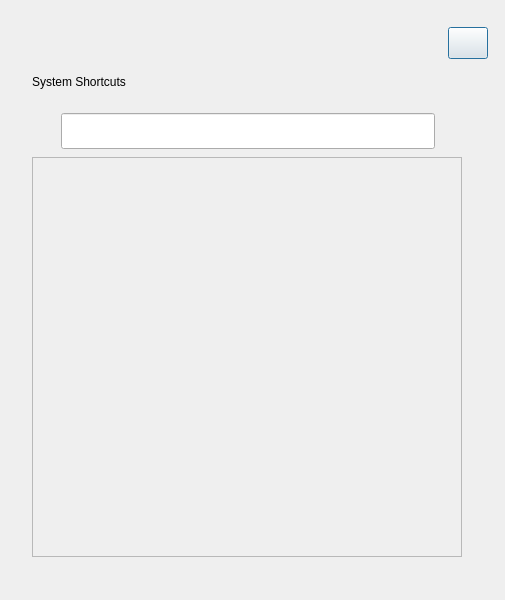
<?xml version="1.0" encoding="UTF-8"?>
<ui version="4.0">
 <class>ShowAllShortcut</class>
 <widget class="QDialog" name="ShowAllShortcut">
  <property name="geometry">
   <rect>
    <x>0</x>
    <y>0</y>
    <width>505</width>
    <height>600</height>
   </rect>
  </property>
  <property name="sizePolicy">
   <sizepolicy hsizetype="Minimum" vsizetype="Minimum">
    <horstretch>0</horstretch>
    <verstretch>0</verstretch>
   </sizepolicy>
  </property>
  <property name="minimumSize">
   <size>
    <width>505</width>
    <height>600</height>
   </size>
  </property>
  <property name="maximumSize">
   <size>
    <width>505</width>
    <height>600</height>
   </size>
  </property>
  <property name="windowTitle">
   <string>Dialog</string>
  </property>
  <layout class="QVBoxLayout" name="verticalLayout_2">
   <property name="spacing">
    <number>0</number>
   </property>
   <property name="leftMargin">
    <number>0</number>
   </property>
   <property name="topMargin">
    <number>0</number>
   </property>
   <property name="rightMargin">
    <number>0</number>
   </property>
   <property name="bottomMargin">
    <number>0</number>
   </property>
   <item>
    <widget class="QFrame" name="frame">
     <property name="sizePolicy">
      <sizepolicy hsizetype="Minimum" vsizetype="Minimum">
       <horstretch>0</horstretch>
       <verstretch>0</verstretch>
      </sizepolicy>
     </property>
     <property name="maximumSize">
      <size>
       <width>16777215</width>
       <height>600</height>
      </size>
     </property>
     <property name="frameShape">
      <enum>QFrame::NoFrame</enum>
     </property>
     <property name="frameShadow">
      <enum>QFrame::Raised</enum>
     </property>
     <layout class="QVBoxLayout" name="verticalLayout_3">
      <property name="spacing">
       <number>0</number>
      </property>
      <property name="leftMargin">
       <number>0</number>
      </property>
      <property name="topMargin">
       <number>9</number>
      </property>
      <property name="rightMargin">
       <number>9</number>
      </property>
      <property name="bottomMargin">
       <number>0</number>
      </property>
      <item>
       <layout class="QVBoxLayout" name="verticalLayout">
        <property name="spacing">
         <number>0</number>
        </property>
        <property name="bottomMargin">
         <number>0</number>
        </property>
        <item>
         <layout class="QHBoxLayout" name="horizontalLayout">
          <property name="spacing">
           <number>0</number>
          </property>
          <property name="topMargin">
           <number>8</number>
          </property>
          <property name="rightMargin">
           <number>8</number>
          </property>
          <item>
           <spacer name="horizontalSpacer">
            <property name="orientation">
             <enum>Qt::Horizontal</enum>
            </property>
            <property name="sizeHint" stdset="0">
             <size>
              <width>40</width>
              <height>20</height>
             </size>
            </property>
           </spacer>
          </item>
          <item>
           <widget class="QPushButton" name="closeBtn">
            <property name="minimumSize">
             <size>
              <width>32</width>
              <height>32</height>
             </size>
            </property>
            <property name="maximumSize">
             <size>
              <width>48</width>
              <height>32</height>
             </size>
            </property>
            <property name="text">
             <string/>
            </property>
           </widget>
          </item>
         </layout>
        </item>
        <item>
         <layout class="QVBoxLayout" name="verticalLayout_4">
          <property name="spacing">
           <number>8</number>
          </property>
          <property name="leftMargin">
           <number>32</number>
          </property>
          <property name="topMargin">
           <number>16</number>
          </property>
          <property name="rightMargin">
           <number>32</number>
          </property>
          <property name="bottomMargin">
           <number>32</number>
          </property>
          <item>
           <widget class="QLabel" name="titleLabel">
            <property name="sizePolicy">
             <sizepolicy hsizetype="Fixed" vsizetype="Fixed">
              <horstretch>0</horstretch>
              <verstretch>0</verstretch>
             </sizepolicy>
            </property>
            <property name="text">
             <string>System Shortcuts</string>
            </property>
           </widget>
          </item>
          <item>
           <spacer name="verticalSpacer">
            <property name="orientation">
             <enum>Qt::Vertical</enum>
            </property>
            <property name="sizeType">
             <enum>QSizePolicy::Fixed</enum>
            </property>
            <property name="sizeHint" stdset="0">
             <size>
              <width>20</width>
              <height>16</height>
             </size>
            </property>
           </spacer>
          </item>
          <item alignment="Qt::AlignHCenter">
           <widget class="QLineEdit" name="searchLineEdit">
            <property name="minimumSize">
             <size>
              <width>374</width>
              <height>36</height>
             </size>
            </property>
            <property name="maximumSize">
             <size>
              <width>374</width>
              <height>36</height>
             </size>
            </property>
           </widget>
          </item>
          <item>
           <widget class="QScrollArea" name="scrollArea">
            <property name="sizePolicy">
             <sizepolicy hsizetype="Minimum" vsizetype="Minimum">
              <horstretch>0</horstretch>
              <verstretch>0</verstretch>
             </sizepolicy>
            </property>
            <property name="minimumSize">
             <size>
              <width>430</width>
              <height>400</height>
             </size>
            </property>
            <property name="maximumSize">
             <size>
              <width>430</width>
              <height>400</height>
             </size>
            </property>
            <property name="widgetResizable">
             <bool>true</bool>
            </property>
            <widget class="QWidget" name="scrollAreaWidgetContents">
             <property name="geometry">
              <rect>
               <x>0</x>
               <y>0</y>
               <width>426</width>
               <height>396</height>
              </rect>
             </property>
             <layout class="QVBoxLayout" name="verticalLayout_6">
              <property name="spacing">
               <number>0</number>
              </property>
              <property name="leftMargin">
               <number>0</number>
              </property>
              <property name="topMargin">
               <number>0</number>
              </property>
              <property name="rightMargin">
               <number>0</number>
              </property>
              <property name="bottomMargin">
               <number>0</number>
              </property>
             </layout>
            </widget>
           </widget>
          </item>
         </layout>
        </item>
       </layout>
      </item>
     </layout>
    </widget>
   </item>
  </layout>
 </widget>
 <resources/>
 <connections/>
</ui>
